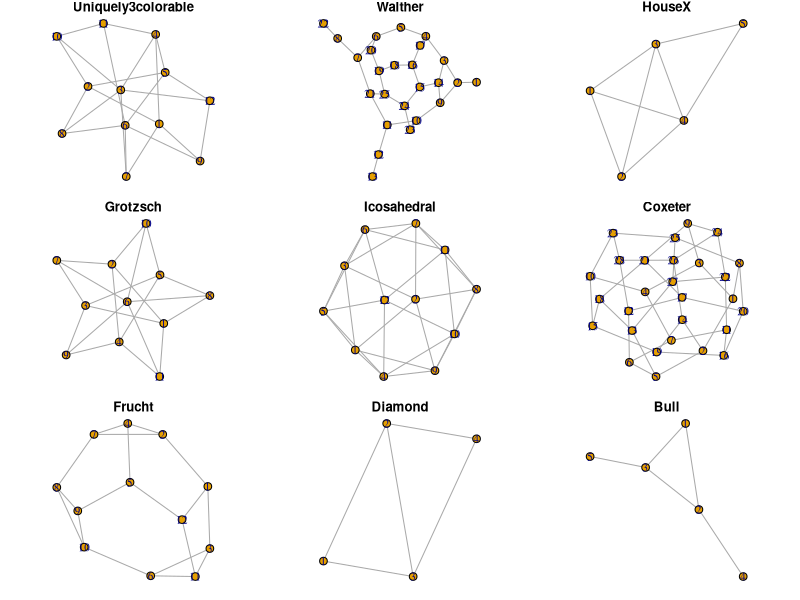

The R source for this figure: (Note: this script raises an error after producing the figure.)
## ---- chunk 1
x <- c("igraph", "tibble", "stringr", "kableExtra", "RColorBrewer", "viridis", "magrittr", "igraphdata", "ggplot2")
lapply(x, require, character.only = T, quietly = T)
## ---- chunk 2
par(mfrow = c(3,3), mar = c(1, 1, 1, 1))
x <- c("Bull", "Chvatal", "Coxeter", "Cubical", "Diamond", "Dodecahedral", "Folkman", "Franklin", "Frucht", "Grotzsch", "Heawood", "Herschel", "House", "HouseX", "Icosahedral", "Krackhardt kite", "Levi", "McGee", "Meredith", "Noperfectmatching", "Nonline", "Octahedral", "Petersen", "Robertson", "Smallestcyclicgroup", "Tetrahedral", "Thomassen", "Tutte", "Uniquely3colorable", "Walther", "Zachary")
notable.graphs <- sample(x, size = 9, replace = F)
sapply(notable.graphs, function(x) plot.igraph(make_graph(x), main = x, vertex.size = 10))
## ---- chunk 3
library(qgraph)
#igraph may have lesmis as resident dataset
file <- "./data/gephy/lesmiserables.gml"
g1 <- read_graph(file = file, format = "gml")
igraph_options(vertex.size = 10)
layout <- layout_with_fr(g1)
e <- get.edgelist(g1)
#l <- qgraph.layout.fruchtermanreingold(e,vcount=vcount(g1))
l <- qgraph.layout.fruchtermanreingold(e,vcount=vcount(g1), area=8*(vcount(g1)^2),repulse.rad=(vcount(g1)^3.1))
#that worked! See https://stackoverflow.com/questions/39290909/igraph-resolving-tight-overlapping-nodes
plot.igraph(g1, 
            asp = 0,
            vertex.label.cex = .35, 
            layout = l,
            axes = F)
## ---- chunk 4
data("karate")
coords <- layout_with_fr(karate, niter = 1000)

par(mfrow=c(1, 2))
par(oma=c(0,0,2,0))
#Note layout set to "coords"
plot.igraph(karate, layout = coords, main = "layout = coords #1", vertex.label = NA, vertex.color = "blue")

plot.igraph(karate, layout = coords, main = "layout = coords #2", vertex.label = NA, vertex.color = "red")

## ---- chunk 5
set.seed(1234)
g <- sample_pa(25)
coords <- layout_randomly(g)
coords1 <- as_tibble(coords)
names(coords1) <- c("x", "y")
par(mfrow = c(3, 1),
    mar = c(2, 2, 2, 2)
    )
plot(coords1$x, coords1$y)
plot.igraph(g, layout = coords, asp = 0, vertex.size = 3,
            vertex.label = NA, axes = T, edge.color = "white")
plot.igraph(g, layout = coords, asp = 0, vertex.size = 3,
            vertex.label = NA, axes = T, edge.arrow.size = 0)
## ---- chunk 6

library(stringr)
grep("^layout_", lsf.str("package:igraph"), value = T) %>%
  append(c("", "")) %>%
       matrix(nrow = 7, ncol = 3, byrow = T) %>%
      kbl(caption = "Available layouts for nodes in `igraph`.") %>%
      kable_styling()
## ---- chunk 7
# Create data
data <- matrix(sample(0:1, 100, replace=TRUE, prob=c(0.5,0.5)), nrow=10)
network <- graph_from_adjacency_matrix(data , mode='undirected', diag=F )
 
# When ploting, we can use different layouts:
par(mfrow=c(3,3), mar=c(1,1,1,1))
plot(network, layout=layout_nicely, main = "nicely")
plot(network, layout=layout_on_grid, main = "grid")
plot(network, layout=layout_with_drl, main="DrL")
plot(network, layout=layout.circle, main="circle")
plot(network, layout=layout.random, main="random")
plot(network, layout=layout.fruchterman.reingold, main="fruchterman-reingold")
plot(network, layout=layout_as_tree, main="tree")
plot(network, layout=layout_with_kk, main="kamada-kawai")
plot(network, layout=layout_with_lgl, main="large.graph.layout")
## ---- chunk 8
library(igraph)
library(qgraph)
g <- barabasi.game(355, directed=FALSE)
par(mfrow=c(1, 3), mar = c(1, 1, 1, 1))
plot(g,layout=layout_with_fr,
     vertex.size=4,
     vertex.label=NA,
     main = "layout_with_fr")
e <- get.edgelist(g)
l <- qgraph.layout.fruchtermanreingold(e,vcount=vcount(g))
plot(g,
     layout = l,
     vertex.size = 4,
     vertex.label = NA,
     main ="F-R default"
     )
l <- qgraph.layout.fruchtermanreingold(e,vcount=vcount(g),
      area=8*(vcount(g)^2),repulse.rad=(vcount(g)^3.1))
plot(g,
     layout = l,
     vertex.size = 4, 
     vertex.label = NA,
     main = "F-R modified")
## ---- chunk 9
par(mfrow=c(2,2), mar=c(2, 2, 2, 2))
# shapes
shapes <- shapes()
g1 <- make_ring(length(shapes()))
plot.igraph(g1,
            vertex.size = 50,
            vertex.shape = shapes,
            main = "shapes"
            )

# size
sizes <- seq(5, 50, length.out = 10)
g2 <- make_ring(length(sizes))
plot.igraph(g2, 
            vertex.size = sizes,
            vertex.shape = "circle",
            main = "sizes")
# color
colors <- c(NA, 1:8)
g3 <- make_ring(9)
plot.igraph(g3, 
            vertex.color = colors,
            vertex.size = 50,
            vertex.label = paste0(colors),
            layout = layout_nicely,
            main = "colors")
# labels
labels <- state.abb[1:10]
size <- seq(.1, 2, length.out = 10)
dist <- seq(.1, 3, length.out = 10)
g4 <- make_ring(10)
plot.igraph(g4, 
            vertex.label = labels,
            vertex.label.cex = size,
            vertex.label.dist = dist,
            layout = layout_nicely,
            main = "labels"
            
            )

## ---- chunk 10
par(mfrow=c(1,3), mar=c(2, 2, 3, 2))
#graph
colors <- brewer.pal(name = "Set1", n = 9)
g1 <- make_ring(9)
plot.igraph(g1, 
            vertex.color = colors,
            vertex.shape = "circle",
            vertex.label.cex = .75,
            vertex.size = 30,
            vertex.label = paste0(colors),
            vertex.label.dist = 5,
            layout = layout_nicely,
            main = "brewer\n Set1"
            )
#graph
colors <- viridis(10, option = "D")
g1 <- make_ring(length(colors), circular = T)
plot.igraph(g1, 
            vertex.color = colors,
            vertex.shape = "csquare",
            vertex.label.cex = .75,
            vertex.size = 25,
            vertex.label = paste0(colors),
            vertex.label.dist = 4,
            layout = layout_nicely,
            main = "viridis \n default"
            )
#graph
colors <- rainbow(10)
g3 <- make_ring(length(colors))
plot.igraph(g3, 
            vertex.color = colors,
            vertex.shape = "csquare",
            vertex.label.cex = .75,
            vertex.size = 25,
            vertex.label = paste0(colors),
            vertex.label.dist = 4,
            layout = layout_nicely,
            main = "base \n rainbow"
            )

## ---- chunk 11
par(mfrow=c(2,2), mar=c(2, 2, 2, 2))
# lty

edge.lty <- 1:6
edf <- tibble(from = rep("+", length(edge.lty)),
                  to = LETTERS[1:length(edge.lty)]
               )
g1 <- graph_from_data_frame(edf)
plot.igraph(g1,
            vertex.size = 25,
            edge.lty = edge.lty,
            edge.label = 1:6,
            arrow.mode = "-",
            layout = layout_as_tree,
            main = "type"
            )
#plot
width <- seq(from = .5, to = 3, length.out=6)
edf <- tibble(from = rep("+", length(width)),
                  to = LETTERS[2:sum(length(width), 1)]
               )
g2 <- graph_from_data_frame(edf)
plot.igraph(g2,
            vertex.size = 25,
            edge.lty = 1,
            edge.label = 1:length(width),
            arrow.mode = "-",
            edge.width = width,
            layout = layout_as_tree,
            main = "width"
            )
#plot
colors <- c(1:8)
edf <- tibble(from = rep("+", length(colors)),
                  to = LETTERS[2:sum(length(colors), 1)]
               )
g3 <- graph_from_data_frame(edf)
plot.igraph(g3,
            vertex.size = 25,
            edge.lty = 1,
            edge.label = 1:length(colors),
            arrow.mode = "-",
            edge.width = 1.5,
            layout = layout_as_tree,
            edge.color = colors,
            main = "colors"
            )
#plot labels
colors <- 1:8
edge.label.cex = seq(.5, 4, by = .5)
g4 <- make_ring(8, circular = TRUE)
edf <- tibble(from = rep("+", length(edge.label.cex)),
                  to = LETTERS[2:sum(length(edge.label.cex), 1)]
               )
#g4 <- graph_from_data_frame(g4)
plot.igraph(g4,
            vertex.size = 15,
            vertex.label = NA,
            edge.lty = 1,
            edge.label = colors,
            arrow.mode = NA,
            edge.width = 3,
            edge.color = colors,
            edge.label.cex = edge.label.cex,
            curved = TRUE,
            main = "labels"
            )
